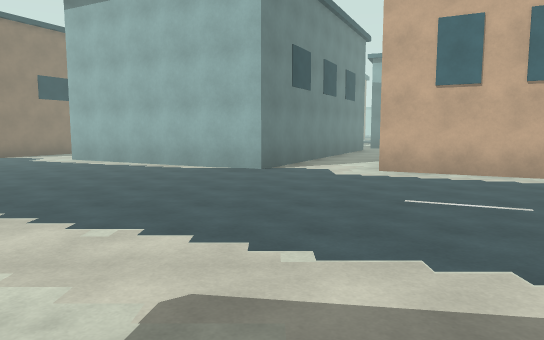
View 1 (above)

24 first-person views from a walk through a 3-D level made in the Unity game engine. The camera is 1.5 m above the floor, tilts 6° down and sees 70° across. The floor is counted in squares, 2 m on a side. Each view is taken from the middle of a square. On the plan, view 1 faces up. The plan holds only what a view shows up to about 12 squares ahead; the rest is blank. The place goes on beyond the plan.

View 2
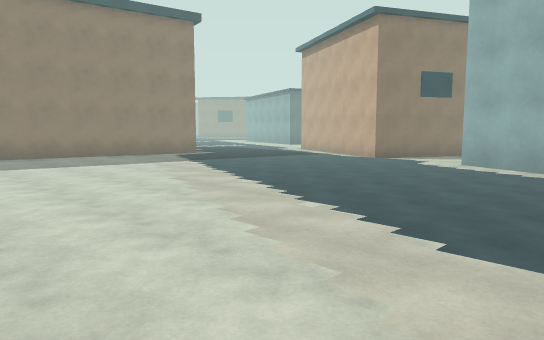

View 3
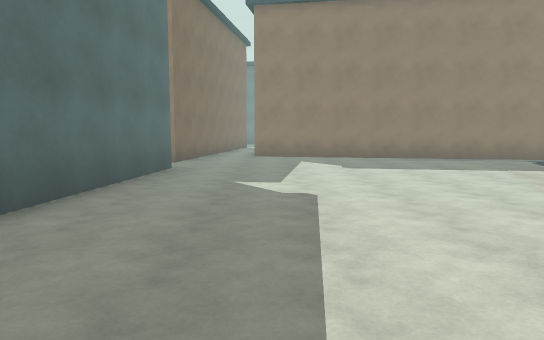

View 4
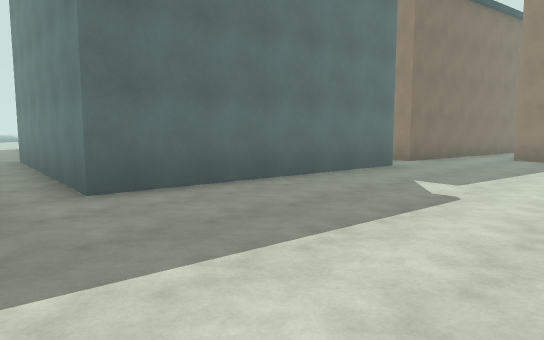

View 5
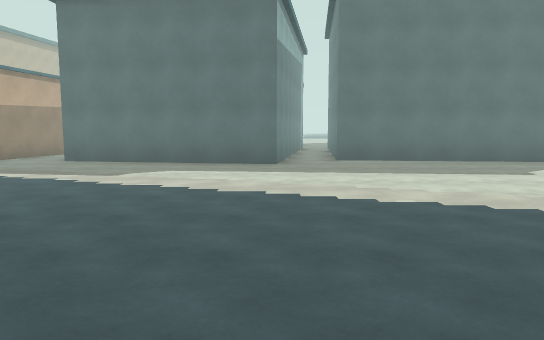

View 6
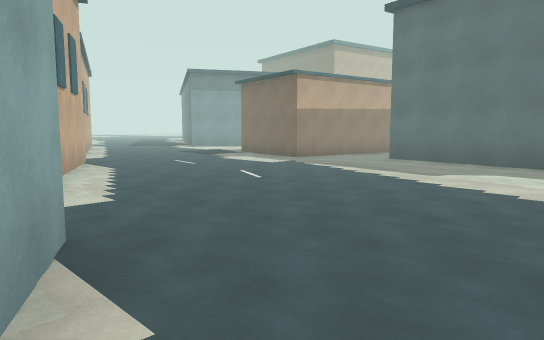

View 7
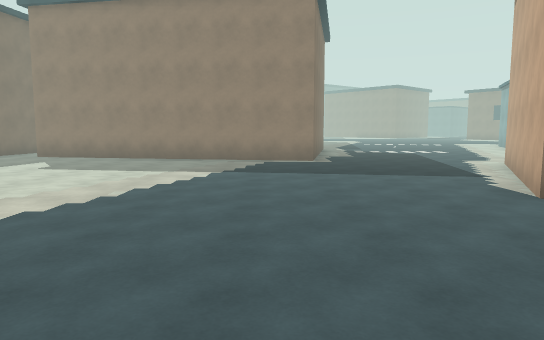

View 8
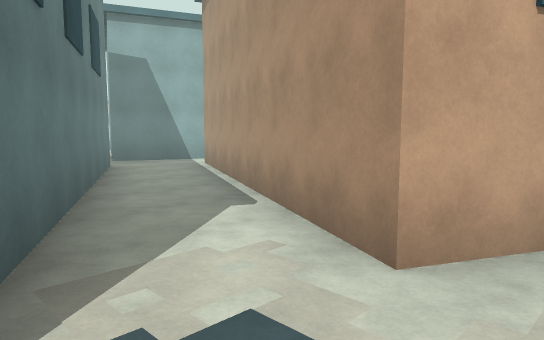

View 9
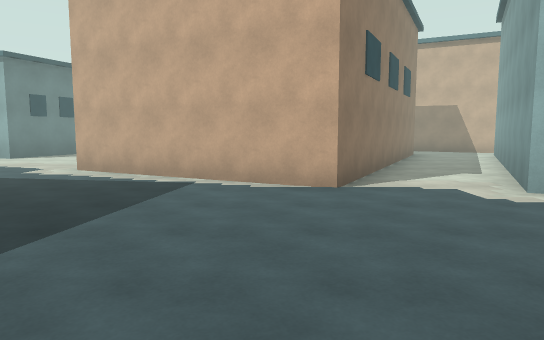

View 10
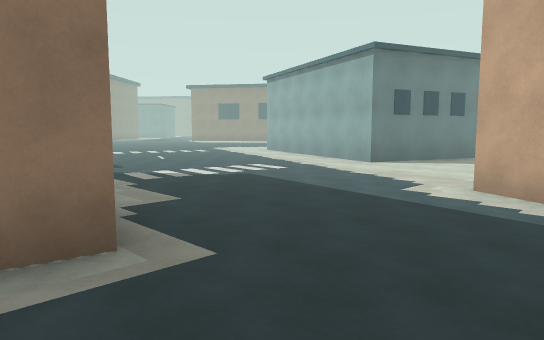

View 11
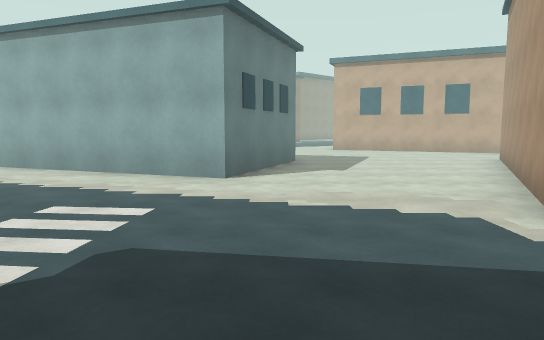

View 12
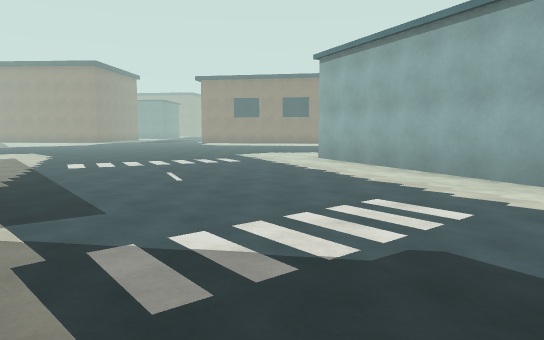

View 13
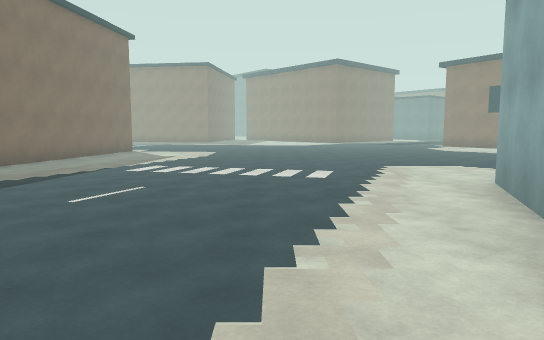

View 14
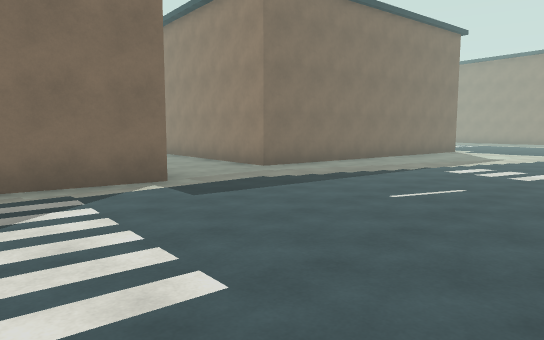

View 15
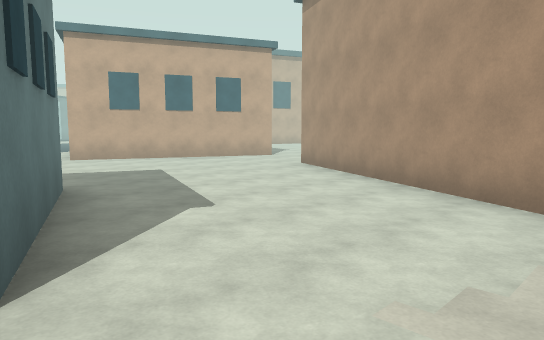

View 16
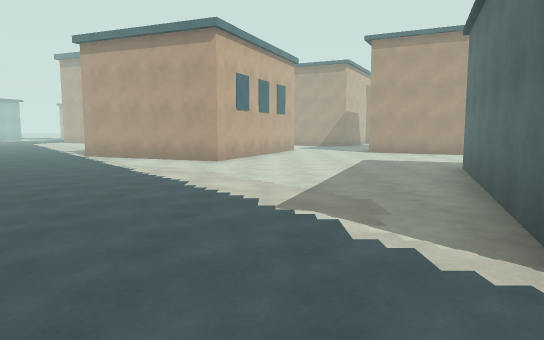

View 17
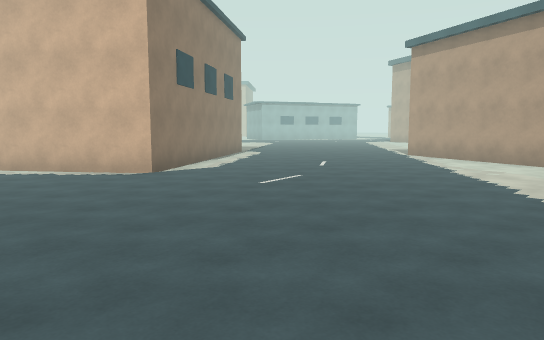

View 18
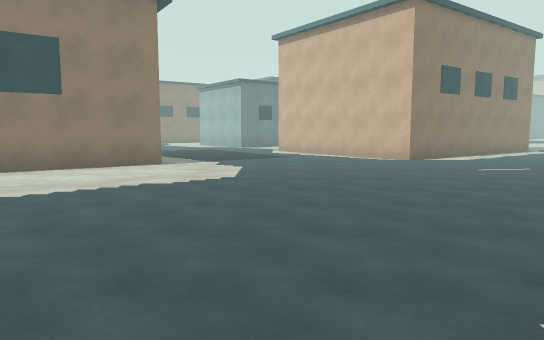

View 19
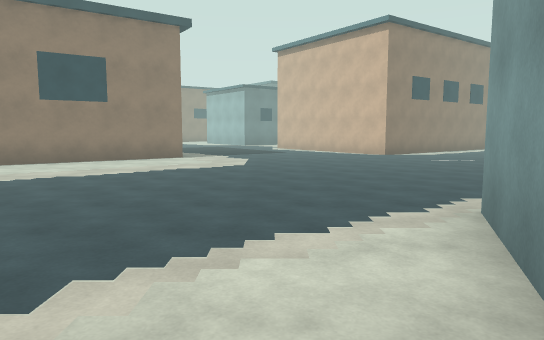

View 20
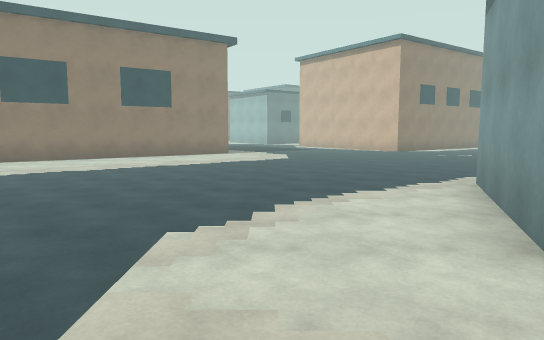

View 21
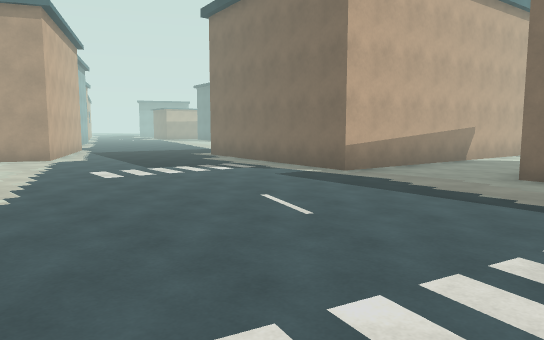

View 22
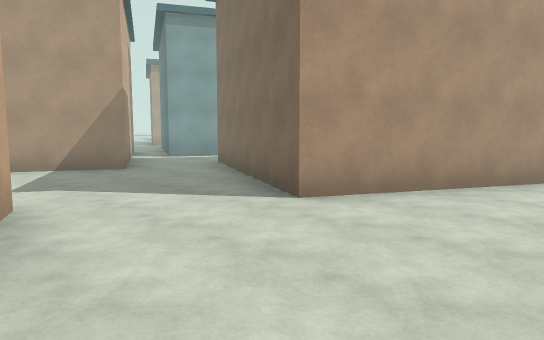

View 23
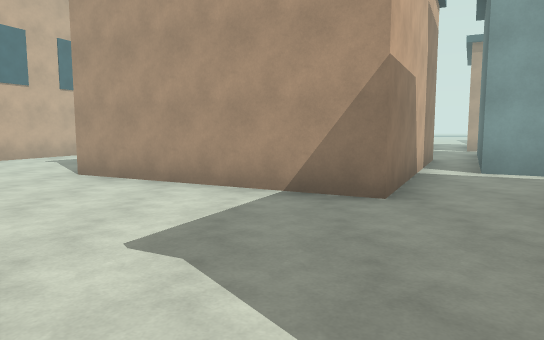

View 24
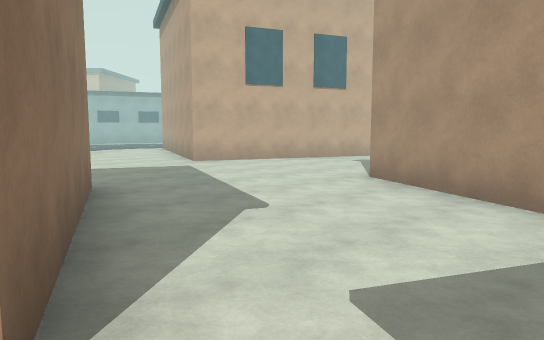

### Floor plan
Key: @ floor where view 1 was taken; # wall or solid block; . floor; O other object.
Columns run from 27 left of view 1 to 5 right of it. Each row starts with its distance up from view 1.
 32        O      O
 31    .....O   OO.         ...O
 30    .....O  OO... ..     ..O
 29    ......OO........    ...O
 28     ...............    ...O
 27  ###.............O     ....OO
 26 ##...............O    .......OO
 25 #...............O    O........
 24 ................O    O.......
 23 ................OO   O....O
 22 ..................OOO....O
 21 .........................O
 20 ........OO..............O
 19 ........O OOO...........O
 18 .......O     O.....OO....OO     O
 17 .......OOO   O....O  OO....OO   O
 16 ..........OOO.....O    O..OOO. O
 15 ............O....O    O..O OO...O
 14 .................O    O..O   OO..
 13 ................O    O..O    O..O
 12 ................OO   O..O    O..O
 11 ..................OOO..O    O..O
 10 ....................O.OO    O..O
  9 OO.......O.............OO  O..O
  8   OOOOO..OOOOOO..........OOO..O
  7       O..O    O..............OO
  6       O..O    O................OO
  5       O..O    O..................
  4       O..O    O..................
  3       O O    O...................
  2         O    O...................
  1              O...................
  0            ................@...O.
 -1           OOOOO..OO.....OOOO...OO
 -2                O   OOOO.O   OO.O
 -3                       O.O     .O
 -4                       O.O      O
 -5                       O.
 -6                       O
 -7                      O.
 -8                       .

Where each view was taken, in squares from view 1:
view 1: 0 up, 0 right, facing up
view 2: 1 up, 2 left, facing up-left
view 3: 1 up, 3 left, facing left
view 4: 3 up, 3 left, facing down-left
view 5: 8 up, 3 left, facing down
view 6: 8 up, 3 left, facing down-right
view 7: 7 up, 3 left, facing left
view 8: 6 up, 0 right, facing up-right
view 9: 5 up, 8 left, facing up
view 10: 7 up, 10 left, facing up-left
view 11: 9 up, 14 left, facing up
view 12: 9 up, 14 left, facing up-left
view 13: 14 up, 15 left, facing left
view 14: 14 up, 15 left, facing down-left
view 15: 13 up, 15 left, facing up-right
view 16: 22 up, 21 left, facing right
view 17: 22 up, 21 left, facing up-right
view 18: 19 up, 21 left, facing up
view 19: 17 up, 21 left, facing up
view 20: 15 up, 22 left, facing up
view 21: 15 up, 22 left, facing down-right
view 22: 22 up, 11 left, facing down-right
view 23: 20 up, 8 left, facing right
view 24: 20 up, 7 left, facing up-right
